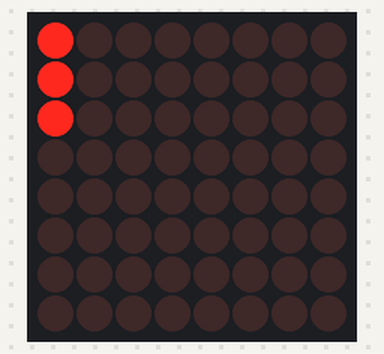
The sketch below on a simulated Arduino Uno, built with avr-gcc and run on an emulated ATmega328P. Shown: 8×8 LED matrix. What the sketch prints to the serial monitor is not drawn.

Above: at 0.3 s.

The sketch:

build_tetris_1.ino
```cpp
#include "LedControl.h"
LedControl lc=LedControl(10,12,11,1);  // Pins: DIN,CLK,CS, # of Display connected
unsigned long delayTime=200;  // Delay between Frames
byte l[] = {B10000000,B10000000,B10000000,B00000000,B00000000,B00000000,B00000000,B00000000};


void setup() {

Serial.begin(9600);
lc.shutdown(0,false);  // Wake up display
lc.setIntensity(0,5);  // Set intensity levels
lc.clearDisplay(0);  // Clear Display

}

void loop()
{
  evil1();
  delay(1000  );

}

void evil1()
{

  for (int i = 0; i < 8; i++)
  {
    Serial.println("0");
    lc.setRow(0,i,l[i]);
    delay(100);
  }
  }
```
